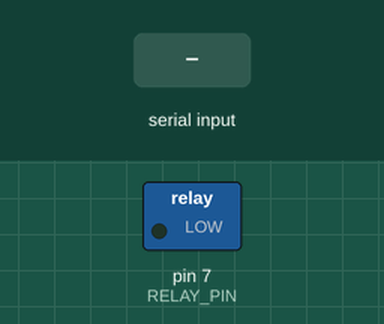
The sketch below on a simulated Arduino Uno, built with avr-gcc and run on an emulated ATmega328P. Shown: switched loads named in the sketch (green lamp = pin HIGH). The test bench sets the inputs (shaded band).

Above: at 1.2 s.
1.3 s: "E" received over the second serial link
At 2.5 s:
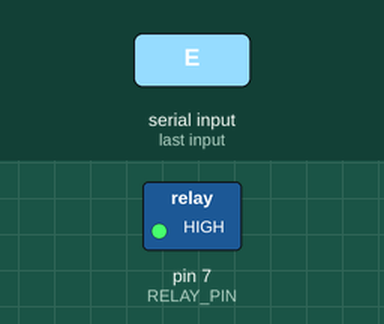
2.8 s: "A" received over the second serial link
At 3.8 s:
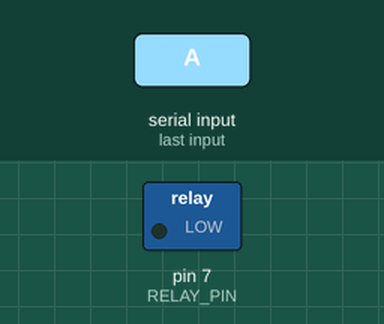
Timing chart, 0 to 5.8 s (numbered marks = the images above; inputs shaded):
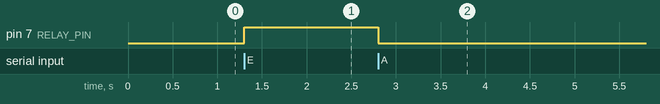

Measured:
- after the input at 1.3 s, pin 7 (RELAY_PIN): LOW → HIGH at once
- after the input at 2.8 s, pin 7 (RELAY_PIN): HIGH → LOW at once

The sketch:

bluetoothAnwendung.ino
```cpp
/**
 * @file bluetoothAnwendung.ino
 * @brief Bluetooth-controlled relay for switching a floor lamp on and off.
 *
 * This sketch uses a Bluetooth module connected via SoftwareSerial to control a relay.
 * Commands 'E' and 'A' turn the relay ON and OFF, respectively.
 */

#include <SoftwareSerial.h> ///< Include SoftwareSerial library for Bluetooth communication

#define RELAY_PIN 7 ///< Arduino pin connected to the relay module

/// Create a SoftwareSerial object for Bluetooth communication (RX = pin 2, TX = pin 3)
SoftwareSerial bluetooth(2, 3);

/**
 * @brief Arduino setup function.
 *
 * Initializes the relay pin and starts the Bluetooth serial communication.
 * Sends an initial message to the Bluetooth device to indicate readiness.
 */
void setup() {
  pinMode(RELAY_PIN, OUTPUT);       ///< Set the relay pin as output
  digitalWrite(RELAY_PIN, LOW);     ///< Start with the relay turned OFF
  bluetooth.begin(9600);            ///< Start Bluetooth communication at 9600 baud
  bluetooth.println("Floor lamp ready! Send 'E' to turn ON, 'A' to turn OFF.");
}

/**
 * @brief Arduino main loop function.
 *
 * Continuously checks for incoming Bluetooth commands and toggles the relay accordingly.
 */
void loop() {
  if (bluetooth.available()) {
    char cmd = bluetooth.read(); ///< Read the incoming command character

    if (cmd == 'E') {
      digitalWrite(RELAY_PIN, HIGH); ///< Turn the relay ON
      bluetooth.println("Floor lamp ON");
    }
    else if (cmd == 'A') {
      digitalWrite(RELAY_PIN, LOW); ///< Turn the relay OFF
      bluetooth.println("Floor lamp OFF");
    }
  }
}
```
